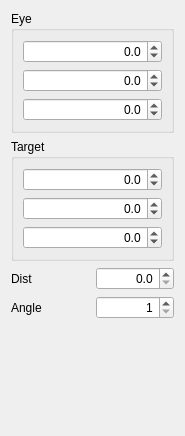
<ui version="4.0" >
 <class>EditCamera</class>
 <widget class="QWidget" name="EditCamera" >
  <property name="geometry" >
   <rect>
    <x>0</x>
    <y>0</y>
    <width>185</width>
    <height>436</height>
   </rect>
  </property>
  <property name="focusPolicy" >
   <enum>Qt::ClickFocus</enum>
  </property>
  <property name="windowTitle" >
   <string>Form</string>
  </property>
  <layout class="QVBoxLayout" >
   <item>
    <widget class="QGroupBox" name="groupBox_2" >
     <property name="title" >
      <string>Eye</string>
     </property>
     <property name="flat" >
      <bool>true</bool>
     </property>
     <layout class="QVBoxLayout" >
      <item>
       <widget class="QDoubleSpinBox" name="xEye" >
        <property name="sizePolicy" >
         <sizepolicy vsizetype="Fixed" hsizetype="Minimum" >
          <horstretch>0</horstretch>
          <verstretch>0</verstretch>
         </sizepolicy>
        </property>
        <property name="alignment" >
         <set>Qt::AlignRight|Qt::AlignTrailing|Qt::AlignVCenter</set>
        </property>
        <property name="decimals" >
         <number>1</number>
        </property>
        <property name="minimum" >
         <double>-100000000.000000000000000</double>
        </property>
        <property name="maximum" >
         <double>100000000.000000000000000</double>
        </property>
       </widget>
      </item>
      <item>
       <widget class="QDoubleSpinBox" name="yEye" >
        <property name="alignment" >
         <set>Qt::AlignRight|Qt::AlignTrailing|Qt::AlignVCenter</set>
        </property>
        <property name="decimals" >
         <number>1</number>
        </property>
        <property name="minimum" >
         <double>-100000000.000000000000000</double>
        </property>
        <property name="maximum" >
         <double>100000000.000000000000000</double>
        </property>
       </widget>
      </item>
      <item>
       <widget class="QDoubleSpinBox" name="zEye" >
        <property name="alignment" >
         <set>Qt::AlignRight|Qt::AlignTrailing|Qt::AlignVCenter</set>
        </property>
        <property name="decimals" >
         <number>1</number>
        </property>
        <property name="minimum" >
         <double>-100000000.000000000000000</double>
        </property>
        <property name="maximum" >
         <double>100000000.000000000000000</double>
        </property>
       </widget>
      </item>
     </layout>
    </widget>
   </item>
   <item>
    <widget class="QGroupBox" name="groupBox_3" >
     <property name="title" >
      <string>Target</string>
     </property>
     <property name="flat" >
      <bool>true</bool>
     </property>
     <layout class="QVBoxLayout" >
      <item>
       <widget class="QDoubleSpinBox" name="xTarget" >
        <property name="alignment" >
         <set>Qt::AlignRight|Qt::AlignTrailing|Qt::AlignVCenter</set>
        </property>
        <property name="decimals" >
         <number>1</number>
        </property>
        <property name="minimum" >
         <double>-100000000.000000000000000</double>
        </property>
        <property name="maximum" >
         <double>100000000.000000000000000</double>
        </property>
       </widget>
      </item>
      <item>
       <widget class="QDoubleSpinBox" name="yTarget" >
        <property name="alignment" >
         <set>Qt::AlignRight|Qt::AlignTrailing|Qt::AlignVCenter</set>
        </property>
        <property name="decimals" >
         <number>1</number>
        </property>
        <property name="minimum" >
         <double>-100000000.000000000000000</double>
        </property>
        <property name="maximum" >
         <double>100000000.000000000000000</double>
        </property>
       </widget>
      </item>
      <item>
       <widget class="QDoubleSpinBox" name="zTarget" >
        <property name="alignment" >
         <set>Qt::AlignRight|Qt::AlignTrailing|Qt::AlignVCenter</set>
        </property>
        <property name="decimals" >
         <number>1</number>
        </property>
        <property name="minimum" >
         <double>-100000000.000000000000000</double>
        </property>
        <property name="maximum" >
         <double>100000000.000000000000000</double>
        </property>
       </widget>
      </item>
     </layout>
    </widget>
   </item>
   <item>
    <layout class="QHBoxLayout" >
     <item>
      <widget class="QLabel" name="label_3" >
       <property name="text" >
        <string>Dist</string>
       </property>
       <property name="alignment" >
        <set>Qt::AlignLeading|Qt::AlignLeft|Qt::AlignVCenter</set>
       </property>
      </widget>
     </item>
     <item>
      <widget class="QDoubleSpinBox" name="distance" >
       <property name="alignment" >
        <set>Qt::AlignRight|Qt::AlignTrailing|Qt::AlignVCenter</set>
       </property>
       <property name="decimals" >
        <number>1</number>
       </property>
       <property name="minimum" >
        <double>0.000000000000000</double>
       </property>
       <property name="maximum" >
        <double>100000000.000000000000000</double>
       </property>
      </widget>
     </item>
    </layout>
   </item>
   <item>
    <layout class="QHBoxLayout" >
     <item>
      <widget class="QLabel" name="label_4" >
       <property name="text" >
        <string>Angle</string>
       </property>
      </widget>
     </item>
     <item>
      <widget class="QDoubleSpinBox" name="angle" >
       <property name="alignment" >
        <set>Qt::AlignRight|Qt::AlignTrailing|Qt::AlignVCenter</set>
       </property>
       <property name="decimals" >
        <number>0</number>
       </property>
       <property name="minimum" >
        <double>1.000000000000000</double>
       </property>
       <property name="maximum" >
        <double>170.000000000000000</double>
       </property>
      </widget>
     </item>
    </layout>
   </item>
   <item>
    <spacer>
     <property name="orientation" >
      <enum>Qt::Vertical</enum>
     </property>
     <property name="sizeHint" stdset="0" >
      <size>
       <width>20</width>
       <height>40</height>
      </size>
     </property>
    </spacer>
   </item>
  </layout>
 </widget>
 <resources/>
 <connections/>
</ui>
